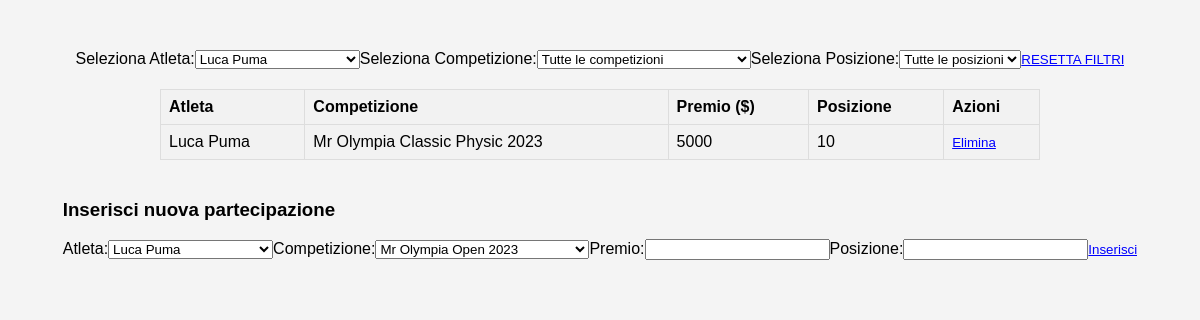
The page /partecipazioni.php?atleta=Luca Puma on the database its author committed.
### tables this page shows
CREATE TABLE `partecipazione` (
  `id` int(11) NOT NULL,
  `id_atleta` int(11) NOT NULL,
  `id_competizione` int(11) NOT NULL,
  `premio` int(11) NOT NULL,
  `posizione` int(11) NOT NULL
);

CREATE TABLE `atleti` (
  `id` int(11) NOT NULL,
  `nome` varchar(50) NOT NULL,
  `nazionalita` varchar(50) NOT NULL,
  `eta` int(11) NOT NULL,
  `altezza` varchar(50) NOT NULL,
  `peso_gara` int(50) NOT NULL,
  `peso_massa` int(11) NOT NULL,
  `id_preparatore` int(11) NOT NULL,
  `id_biografia` int(11) NOT NULL
);

CREATE TABLE `competizioni` (
  `id` int(11) NOT NULL,
  `nome` varchar(50) NOT NULL,
  `data` date NOT NULL,
  `luogo` varchar(50) NOT NULL
);

### partecipazioni.php (the view, shortened to what this page needs)
<?php
include 'credenziali.php';
$conn = new mysqli($servername, $username, $password, $dbname);
$sql_competizioni = "SELECT * FROM COMPETIZIONI";
$sql_atleti = "SELECT * FROM ATLETI";
$result_atleti = $conn->query($sql_atleti);
echo "<!DOCTYPE html>
<html>
<head>
    <title>Tabella Partecipazioni</title>
    <style>
    body {
        font-family: 'Arial', sans-serif;
        background-color: #f4f4f4;
        margin: 0;
        padding: 50px;
        display: flex;
        justify-content: center;
        align-items: center;
        flex-direction: column;
    }
    table {
        width: 80%;
        border-collapse: collapse;
        margin-top: 20px;
    }
    th, td {
        border: 1px solid #dddddd;
        text-align: left;
        padding: 8px;
        cursor: pointer;
    }
    th {
        background-color: #f2f2f2;
    }
    tr:nth-child(even) {
        background-color: #f2f2f2;
    }
    tr:hover {
        background-color: #ddd;
    }
    a {
        text-decoration: none;
        color: inherit;
    }
    form {
        display: inline; /* Modifica per renderlo inline */
    }
    form input[type='submit'] {
        background-color: transparent;
        border: none;
        cursor: pointer;
        color: blue;
        text-decoration: underline;
        padding: 0;
    }
    form input[type='submit']:hover {
        color: red;
    }
    form input[type='submit']:focus {
        outline: none;
    }
    </style>
</head>
<body>";
echo "<div id='filtroCompetizioni'>";
echo "<form method='GET'>";
echo "<label for='atleta'>Seleziona Atleta:</label>";
echo "<select name='atleta' id='atleta' onchange='this.form.submit()'>";
while ($row_atleta = $result_atleti->fetch_assoc()) {
    $selected = ($_GET['atleta'] == $row_atleta['nome']) ? "selected" : "";
    echo "<option value='".$row_atleta['nome']."' $selected>".$row_atleta['nome']."</option>";
}
echo "</select>";
echo "<label for='competizioni'>Seleziona Competizione:</label>";
echo "<select name='competizione' id='competizioni' onchange='this.form.submit()'>";
echo "<option value='tutte'>Tutte le competizioni</option>";
echo "</select>";
echo "<label for='posizione'>Seleziona Posizione:</label>";
echo "<select name='posizione' id='posizioni' onchange='this.form.submit()'>";
echo "<option value='tutte'>Tutte le posizioni</option>";
echo "</select>";
echo "</form>";
echo "<form method='GET' style='margin-top: 20px;'>";
echo "<input type='submit' value='RESETTA FILTRI'>";
echo "</form>";
echo "</div>";
$sql = "SELECT ATLETI.nome AS atleta, COMPETIZIONI.nome AS competizione_nome, PARTECIPAZIONE.premio, PARTECIPAZIONE.posizione, PARTECIPAZIONE.id AS id_partecipazione
        FROM PARTECIPAZIONE
        INNER JOIN ATLETI ON PARTECIPAZIONE.id_atleta = ATLETI.id
        INNER JOIN COMPETIZIONI ON PARTECIPAZIONE.id_competizione = COMPETIZIONI.id";
if (isset($_GET['atleta']) && $_GET['atleta'] != 'tutti') {
    $atleta = $conn->real_escape_string($_GET['atleta']);
    if (strpos($sql, 'WHERE') !== false) {
        $sql .= " AND ATLETI.nome = '$atleta'";
    } else {
        $sql .= " WHERE ATLETI.nome = '$atleta'";
    }
}
$result = $conn->query($sql);
echo "<table><tr><th>Atleta</th><th>Competizione</th><th>Premio ($)</th><th>Posizione</th><th>Azioni</th></tr>";
if (isset($result)) {
    while($row = $result->fetch_assoc()) {
        echo "<tr><td><a href='atleta.php?atleta=".urlencode($row['atleta'])."'>".$row["atleta"]."</a></td><td>".$row["competizione_nome"]."</td><td>".$row["premio"]."</td><td>".$row["posizione"]."</td>";
        echo "<td><form method='POST'><input type='hidden' name='id_partecipazione' value='".$row["id_partecipazione"]."'><input type='submit' name='elimina' value='Elimina'></form></td></tr>";
    }
}
echo "</table>";
echo "<div style='margin-top: 20px;'>";
echo "<h3>Inserisci nuova partecipazione</h3>";
echo "<form method='POST'>";
echo "<label for='atleta'>Atleta:</label>";
echo "<select name='atleta'>";
$result_atleti = $conn->query($sql_atleti);
while ($row_atleta = $result_atleti->fetch_assoc()) {
    echo "<option value='".$row_atleta['nome']."'>".$row_atleta['nome']."</option>";
}
echo "</select>";
echo "<label for='competizione'>Competizione:</label>";
echo "<select name='competizione'>";
$result_competizioni = $conn->query($sql_competizioni);
while ($row_competizione = $result_competizioni->fetch_assoc()) {
    echo "<option value='".$row_competizione['nome']."'>".$row_competizione['nome']."</option>";
}
echo "</select>";
echo "<label for='premio'>Premio:</label>";
echo "<input type='text' name='premio' required>";
echo "<label for='posizione'>Posizione:</label>";
echo "<input type='text' name='posizione' required>";
echo "<input type='submit' value='Inserisci'>";
echo "</form>";
echo "</div>";
echo "</body>
</html>";
?>

### partecipazioni.php (style rules this page uses)
body { font-family: 'Arial', sans-serif; background-color: #f4f4f4; margin: 0; padding: 50px; display: flex; justify-content: center; align-items: center; flex-direction: column; }
table { width: 80%; border-collapse: collapse; margin-top: 20px; }
th, td { border: 1px solid #dddddd; text-align: left; padding: 8px; cursor: pointer; }
th { background-color: #f2f2f2; }
tr:nth-child(even) { background-color: #f2f2f2; }
a { text-decoration: none; color: inherit; }
form { display: inline; }
form input[type='submit'] { background-color: transparent; border: none; cursor: pointer; color: blue; text-decoration: underline; padding: 0; }

### rows shown on the page
partecipazione: id_atleta.nome "Luca Puma", id_competizione.nome "Mr Olympia Classic Physic 2023", premio "5000", posizione "10"

### other values the page prints
form field atleta "Luca Puma"
form field competizione "Mr Olympia Open 2023"
